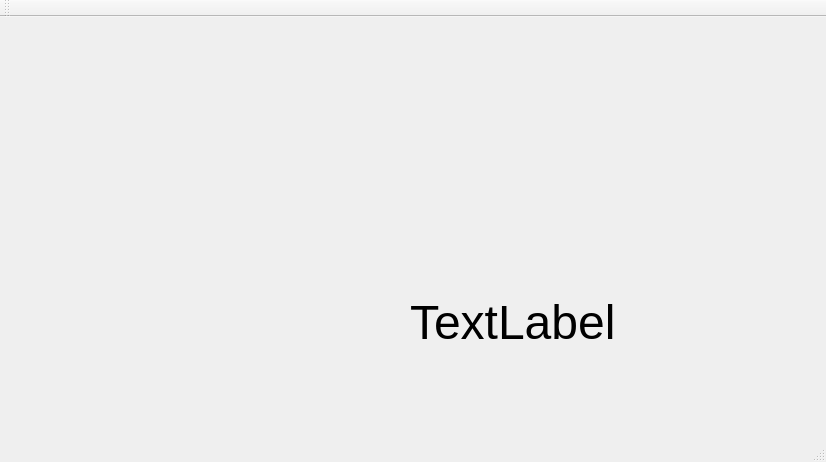
<?xml version="1.0" encoding="UTF-8"?>
<ui version="4.0">
 <class>MainWindow</class>
 <widget class="QMainWindow" name="MainWindow">
  <property name="geometry">
   <rect>
    <x>0</x>
    <y>0</y>
    <width>826</width>
    <height>462</height>
   </rect>
  </property>
  <property name="windowTitle">
   <string>MainWindow</string>
  </property>
  <widget class="QWidget" name="centralWidget">
   <widget class="QLabel" name="labelTime">
    <property name="geometry">
     <rect>
      <x>410</x>
      <y>240</y>
      <width>231</width>
      <height>131</height>
     </rect>
    </property>
    <property name="font">
     <font>
      <pointsize>36</pointsize>
     </font>
    </property>
    <property name="text">
     <string>TextLabel</string>
    </property>
   </widget>
   <widget class="QLabel" name="labelWeather">
    <property name="geometry">
     <rect>
      <x>490</x>
      <y>400</y>
      <width>161</width>
      <height>17</height>
     </rect>
    </property>
    <property name="text">
     <string/>
    </property>
   </widget>
  </widget>
  <widget class="QToolBar" name="mainToolBar">
   <attribute name="toolBarArea">
    <enum>TopToolBarArea</enum>
   </attribute>
   <attribute name="toolBarBreak">
    <bool>false</bool>
   </attribute>
  </widget>
  <widget class="QStatusBar" name="statusBar"/>
 </widget>
 <layoutdefault spacing="6" margin="11"/>
 <resources/>
 <connections/>
</ui>
